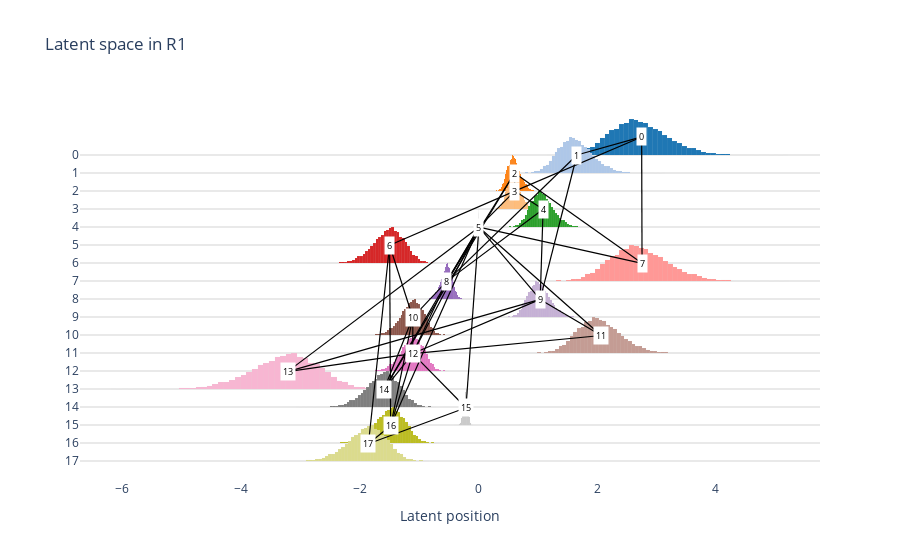

This figure's notebook cell:
### Code cell
import numpy as np
import matplotlib.pyplot as plt
import seaborn as sns
import pandas as pd
import plotly.express as px
import plotly.graph_objects as go
import matplotlib.ticker as ticker
from ridgeplot import ridgeplot
from matplotlib.colors import to_hex


def plot_latent_space(results, L = 3000):
    """
    Visualize latent space for Euclidean and Spherical models in R^1, R^2, R^3, S^1 or S^2.

    Parameters:
        results (dict): Output from estimation algorithm.
    """
    samples_Z = results['samples']['Z'][-L:]
    Model = results['Model']
    d = samples_Z.shape[2]
    n = samples_Z.shape[1]
    colors = sns.color_palette("tab20", n)

    # Case: Euclidean R^1
    if Model == "Euclidean" and d == 1:
        from matplotlib.colors import to_hex
        A = results['inputs']['Y']
        samples_list = [samples_Z[:, i, 0] for i in range(n)]
        node_labels = [f"{i}" for i in range(n)]
        color_list = [to_hex(c) for c in colors]
        color_list.reverse()
        fig = ridgeplot(
            samples=samples_list,
            labels=node_labels,
            line_width=0.05,
            line_color= "lightgray",
            nbins=50,
            spacing=0.5,
            colorscale= color_list,
            colormode= "row-index"
        )
        means = [np.mean(s) for s in samples_list]
        y_at_mean = [355*(i+1) for i in range(0, -n, -1)]
        for i, m in enumerate(means):
            fig.add_annotation(
                x=m,
                y=y_at_mean[i],
                xref="x",
                yref="y",
                text=str(i),
                showarrow=False,
                font=dict(size=9, color="black"),
                bgcolor="white",
                borderpad=2
            )

        for i in range(n):
            for j in range(i + 1, n):
                if A[i, j] == 1:
                    fig.add_shape(
                        type="line",
                        x0=means[i],
                        y0=y_at_mean[i],
                        x1=means[j],
                        y1=y_at_mean[j],
                        xref="x",
                        yref="y",
                        line=dict(color="black", width=1.2),
                        layer="above"
                    )

        fig.update_layout(
            title="Latent space in R1",
            xaxis_title="Latent position",
            yaxis_title="",
            showlegend=False,
            xaxis=dict(showgrid=False, zeroline=False),
            yaxis=dict(showgrid=True, zeroline=False, gridcolor='lightgrey'),
            plot_bgcolor='white',  
            paper_bgcolor='white' 
        )

        fig.show()

plot_latent_space(resultsR1, L = 10000)

### Figure 1 — Plotly figure (JSON) as saved in the notebook; plotly's stock layout.template omitted (floating-point values rounded to 4 significant figures)
{"data": [{"base": 0, "customdata": [[2], [1], [12], [9], [18], [37], [49], [73], [145], [164], [238], [344], [422], [483], [514], [601], [636], [708], [696], [658], [638], [543], [502], [477], [391], [340], [267], [235], [175], [137], [135], [96], [61], [48], [38], [19], [21], [28], [8], [8], [6], [7], [3], [0], [2], [2], [0], [1], [0], [2]], "hovertemplate": "(%{x:.7}, %{customdata[0]:.7})<br><extra>%{fullData.name}</extra>", "marker": {"color": "rgb(31, 119, 180)", "line": {"color": "lightgray", "width": 0.05}}, "name": "0", "type": "bar", "x": [1.19, 1.271, 1.352, 1.434, 1.515, 1.597, 1.678, 1.759, 1.841, 1.922, 2.004, 2.085, 2.166, 2.248, 2.329, 2.41, 2.492, 2.573, 2.655, 2.736, 2.817, 2.899, 2.98, 3.062, 3.143, 3.224, 3.306, 3.387, 3.468, 3.55, 3.631, 3.713, 3.794, 3.875, 3.957, 4.038, 4.12, 4.201, 4.282, 4.364, 4.445, 4.527, 4.608, 4.689, 4.771, 4.852, 4.933, 5.015, 5.096, 5.178], "y": [2, 1, 12, 9, 18, 37, 49, 73, 145, 164, 238, 344, 422, 483, 514, 601, 636, 708, 696, 658, 638, 543, 502, 477, 391, 340, 267, 235, 175, 137, 135, 96, 61, 48, 38, 19, 21, 28, 8, 8, 6, 7, 3, 0, 2, 2, 0, 1, 0, 2], "zorder": 0}, {"base": -354, "customdata": [[2], [1], [12], [9], [18], [37], [49], [73], [145], [164], [238], [344], [422], [483], [514], [601], [636], [708], [696], [658], [638], [543], [502], [477], [391], [340], [267], [235], [175], [137], [135], [96], [61], [48], [38], [19], [21], [28], [8], [8], [6], [7], [3], [0], [2], [2], [0], [1], [0], [2]], "hovertemplate": "(%{x:.7}, %{customdata[0]:.7})<br><extra>%{fullData.name}</extra>", "marker": {"color": "rgb(174.0, 199.0, 232.0)", "line": {"color": "lightgray", "width": 0.05}}, "name": "1", "type": "bar", "x": [0.7179, 0.767, 0.8162, 0.8653, 0.9144, 0.9635, 1.013, 1.062, 1.111, 1.16, 1.209, 1.258, 1.307, 1.356, 1.406, 1.455, 1.504, 1.553, 1.602, 1.651, 1.7, 1.749, 1.798, 1.848, 1.897, 1.946, 1.995, 2.044, 2.093, 2.142, 2.191, 2.24, 2.29, 2.339, 2.388, 2.437, 2.486, 2.535, 2.584, 2.633, 2.682, 2.732, 2.781, 2.83, 2.879, 2.928, 2.977, 3.026, 3.075, 3.124], "y": [2, 1, 12, 9, 18, 37, 49, 73, 145, 164, 238, 344, 422, 483, 514, 601, 636, 708, 696, 658, 638, 543, 502, 477, 391, 340, 267, 235, 175, 137, 135, 96, 61, 48, 38, 19, 21, 28, 8, 8, 6, 7, 3, 0, 2, 2, 0, 1, 0, 2], "zorder": 1}, {"base": -708, "customdata": [[2], [1], [12], [9], [18], [37], [49], [73], [145], [164], [238], [344], [422], [483], [514], [601], [636], [708], [696], [658], [638], [543], [502], [477], [391], [340], [267], [235], [175], [137], [135], [96], [61], [48], [38], [19], [21], [28], [8], [8], [6], [7], [3], [0], [2], [2], [0], [1], [0], [2]], "hovertemplate": "(%{x:.7}, %{customdata[0]:.7})<br><extra>%{fullData.name}</extra>", "marker": {"color": "rgb(255.0, 127.0, 14.0)", "line": {"color": "lightgray", "width": 0.05}}, "name": "2", "type": "bar", "x": [0.2636, 0.2817, 0.2997, 0.3177, 0.3358, 0.3538, 0.3718, 0.3899, 0.4079, 0.4259, 0.444, 0.462, 0.4801, 0.4981, 0.5161, 0.5342, 0.5522, 0.5702, 0.5883, 0.6063, 0.6243, 0.6424, 0.6604, 0.6784, 0.6965, 0.7145, 0.7325, 0.7506, 0.7686, 0.7866, 0.8047, 0.8227, 0.8407, 0.8588, 0.8768, 0.8948, 0.9129, 0.9309, 0.949, 0.967, 0.985, 1.003, 1.021, 1.039, 1.057, 1.075, 1.093, 1.111, 1.129, 1.147], "y": [2, 1, 12, 9, 18, 37, 49, 73, 145, 164, 238, 344, 422, 483, 514, 601, 636, 708, 696, 658, 638, 543, 502, 477, 391, 340, 267, 235, 175, 137, 135, 96, 61, 48, 38, 19, 21, 28, 8, 8, 6, 7, 3, 0, 2, 2, 0, 1, 0, 2], "zorder": 2}, {"base": -1062, "customdata": [[2], [1], [12], [9], [18], [37], [49], [73], [145], [164], [238], [344], [422], [483], [514], [601], [636], [708], [696], [658], [638], [543], [502], [477], [391], [340], [267], [235], [175], [137], [135], [96], [61], [48], [38], [19], [21], [28], [8], [8], [6], [7], [3], [0], [2], [2], [0], [1], [0], [2]], "hovertemplate": "(%{x:.7}, %{customdata[0]:.7})<br><extra>%{fullData.name}</extra>", "marker": {"color": "rgb(255.0, 187.0, 120.0)", "line": {"color": "lightgray", "width": 0.05}}, "name": "3", "type": "bar", "x": [0.2641, 0.2822, 0.3003, 0.3183, 0.3364, 0.3545, 0.3726, 0.3906, 0.4087, 0.4268, 0.4448, 0.4629, 0.481, 0.499, 0.5171, 0.5352, 0.5532, 0.5713, 0.5894, 0.6075, 0.6255, 0.6436, 0.6617, 0.6797, 0.6978, 0.7159, 0.7339, 0.752, 0.7701, 0.7881, 0.8062, 0.8243, 0.8423, 0.8604, 0.8785, 0.8966, 0.9146, 0.9327, 0.9508, 0.9688, 0.9869, 1.005, 1.023, 1.041, 1.059, 1.077, 1.095, 1.113, 1.131, 1.15], "y": [2, 1, 12, 9, 18, 37, 49, 73, 145, 164, 238, 344, 422, 483, 514, 601, 636, 708, 696, 658, 638, 543, 502, 477, 391, 340, 267, 235, 175, 137, 135, 96, 61, 48, 38, 19, 21, 28, 8, 8, 6, 7, 3, 0, 2, 2, 0, 1, 0, 2], "zorder": 3}, {"base": -1416, "customdata": [[2], [1], [12], [9], [18], [37], [49], [73], [145], [164], [238], [344], [422], [483], [514], [601], [636], [708], [696], [658], [638], [543], [502], [477], [391], [340], [267], [235], [175], [137], [135], [96], [61], [48], [38], [19], [21], [28], [8], [8], [6], [7], [3], [0], [2], [2], [0], [1], [0], [2]], "hovertemplate": "(%{x:.7}, %{customdata[0]:.7})<br><extra>%{fullData.name}</extra>", "marker": {"color": "rgb(44.0, 160.0, 44.0)", "line": {"color": "lightgray", "width": 0.05}}, "name": "4", "type": "bar", "x": [0.4715, 0.5037, 0.536, 0.5682, 0.6005, 0.6328, 0.665, 0.6973, 0.7295, 0.7618, 0.794, 0.8263, 0.8585, 0.8908, 0.923, 0.9553, 0.9875, 1.02, 1.052, 1.084, 1.117, 1.149, 1.181, 1.213, 1.246, 1.278, 1.31, 1.342, 1.375, 1.407, 1.439, 1.471, 1.504, 1.536, 1.568, 1.6, 1.633, 1.665, 1.697, 1.729, 1.762, 1.794, 1.826, 1.858, 1.891, 1.923, 1.955, 1.987, 2.02, 2.052], "y": [2, 1, 12, 9, 18, 37, 49, 73, 145, 164, 238, 344, 422, 483, 514, 601, 636, 708, 696, 658, 638, 543, 502, 477, 391, 340, 267, 235, 175, 137, 135, 96, 61, 48, 38, 19, 21, 28, 8, 8, 6, 7, 3, 0, 2, 2, 0, 1, 0, 2], "zorder": 4}, {"base": -1770, "customdata": [[2], [1], [12], [9], [18], [37], [49], [73], [145], [164], [238], [344], [422], [483], [514], [601], [636], [708], [696], [658], [638], [544], [501], [477], [391], [341], [266], [235], [175], [138], [134], [96], [62], [47], [38], [20], [20], [28], [8], [8], [6], [7], [3], [0], [2], [2], [0], [1], [0], [2]], "hovertemplate": "(%{x:.7}, %{customdata[0]:.7})<br><extra>%{fullData.name}</extra>", "marker": {"color": "rgb(152.0, 223.0, 138.0)", "line": {"color": "lightgray", "width": 0.05}}, "name": "5", "type": "bar", "x": [0.003565, 0.003809, 0.004053, 0.004297, 0.004541, 0.004785, 0.005028, 0.005272, 0.005516, 0.00576, 0.006004, 0.006248, 0.006492, 0.006736, 0.00698, 0.007223, 0.007467, 0.007711, 0.007955, 0.008199, 0.008443, 0.008687, 0.008931, 0.009175, 0.009418, 0.009662, 0.009906, 0.01015, 0.01039, 0.01064, 0.01088, 0.01113, 0.01137, 0.01161, 0.01186, 0.0121, 0.01235, 0.01259, 0.01283, 0.01308, 0.01332, 0.01356, 0.01381, 0.01405, 0.0143, 0.01454, 0.01478, 0.01503, 0.01527, 0.01552], "y": [2, 1, 12, 9, 18, 37, 49, 73, 145, 164, 238, 344, 422, 483, 514, 601, 636, 708, 696, 658, 638, 544, 501, 477, 391, 341, 266, 235, 175, 138, 134, 96, 62, 47, 38, 20, 20, 28, 8, 8, 6, 7, 3, 0, 2, 2, 0, 1, 0, 2], "zorder": 5}, {"base": -2124, "customdata": [[2], [0], [1], [0], [2], [2], [0], [3], [7], [6], [8], [8], [28], [21], [19], [38], [48], [61], [96], [135], [137], [175], [235], [267], [340], [391], [477], [502], [543], [638], [658], [696], [708], [636], [601], [514], [483], [422], [344], [238], [164], [145], [73], [49], [37], [18], [9], [12], [1], [2]], "hovertemplate": "(%{x:.7}, %{customdata[0]:.7})<br><extra>%{fullData.name}</extra>", "marker": {"color": "rgb(214.0, 39.0, 40.0)", "line": {"color": "lightgray", "width": 0.05}}, "name": "6", "type": "bar", "x": [-2.862, -2.818, -2.774, -2.729, -2.685, -2.641, -2.596, -2.552, -2.508, -2.464, -2.419, -2.375, -2.331, -2.286, -2.242, -2.198, -2.153, -2.109, -2.065, -2.021, -1.976, -1.932, -1.888, -1.843, -1.799, -1.755, -1.711, -1.666, -1.622, -1.578, -1.533, -1.489, -1.445, -1.4, -1.356, -1.312, -1.268, -1.223, -1.179, -1.135, -1.09, -1.046, -1.002, -0.9576, -0.9133, -0.869, -0.8247, -0.7804, -0.7361, -0.6918], "y": [2, 0, 1, 0, 2, 2, 0, 3, 7, 6, 8, 8, 28, 21, 19, 38, 48, 61, 96, 135, 137, 175, 235, 267, 340, 391, 477, 502, 543, 638, 658, 696, 708, 636, 601, 514, 483, 422, 344, 238, 164, 145, 73, 49, 37, 18, 9, 12, 1, 2], "zorder": 6}, {"base": -2478, "customdata": [[2], [1], [12], [9], [18], [37], [49], [73], [145], [164], [238], [344], [422], [483], [514], [601], [636], [708], [696], [658], [638], [543], [502], [477], [391], [340], [267], [235], [175], [137], [135], [96], [61], [48], [38], [19], [21], [28], [8], [8], [6], [7], [3], [0], [2], [2], [0], [1], [0], [2]], "hovertemplate": "(%{x:.7}, %{customdata[0]:.7})<br><extra>%{fullData.name}</extra>", "marker": {"color": "rgb(255.0, 152.0, 150.0)", "line": {"color": "lightgray", "width": 0.05}}, "name": "7", "type": "bar", "x": [1.193, 1.274, 1.356, 1.437, 1.519, 1.601, 1.682, 1.764, 1.845, 1.927, 2.009, 2.09, 2.172, 2.253, 2.335, 2.417, 2.498, 2.58, 2.661, 2.743, 2.824, 2.906, 2.988, 3.069, 3.151, 3.232, 3.314, 3.396, 3.477, 3.559, 3.64, 3.722, 3.804, 3.885, 3.967, 4.048, 4.13, 4.211, 4.293, 4.375, 4.456, 4.538, 4.619, 4.701, 4.783, 4.864, 4.946, 5.027, 5.109, 5.191], "y": [2, 1, 12, 9, 18, 37, 49, 73, 145, 164, 238, 344, 422, 483, 514, 601, 636, 708, 696, 658, 638, 543, 502, 477, 391, 340, 267, 235, 175, 137, 135, 96, 61, 48, 38, 19, 21, 28, 8, 8, 6, 7, 3, 0, 2, 2, 0, 1, 0, 2], "zorder": 7}, {"base": -2832, "customdata": [[2], [0], [1], [0], [2], [2], [0], [3], [7], [6], [8], [8], [28], [21], [19], [38], [48], [61], [96], [135], [137], [175], [235], [267], [340], [391], [477], [502], [543], [638], [658], [696], [708], [636], [601], [514], [483], [422], [344], [238], [164], [145], [73], [49], [37], [18], [9], [12], [1], [2]], "hovertemplate": "(%{x:.7}, %{customdata[0]:.7})<br><extra>%{fullData.name}</extra>", "marker": {"color": "rgb(148.0, 103.0, 189.0)", "line": {"color": "lightgray", "width": 0.05}}, "name": "8", "type": "bar", "x": [-1.021, -1.006, -0.9897, -0.9739, -0.9581, -0.9423, -0.9265, -0.9107, -0.8949, -0.8791, -0.8633, -0.8475, -0.8317, -0.8159, -0.8, -0.7842, -0.7684, -0.7526, -0.7368, -0.721, -0.7052, -0.6894, -0.6736, -0.6578, -0.642, -0.6262, -0.6104, -0.5946, -0.5788, -0.563, -0.5472, -0.5314, -0.5155, -0.4997, -0.4839, -0.4681, -0.4523, -0.4365, -0.4207, -0.4049, -0.3891, -0.3733, -0.3575, -0.3417, -0.3259, -0.3101, -0.2943, -0.2785, -0.2627, -0.2469], "y": [2, 0, 1, 0, 2, 2, 0, 3, 7, 6, 8, 8, 28, 21, 19, 38, 48, 61, 96, 135, 137, 175, 235, 267, 340, 391, 477, 502, 543, 638, 658, 696, 708, 636, 601, 514, 483, 422, 344, 238, 164, 145, 73, 49, 37, 18, 9, 12, 1, 2], "zorder": 8}, {"base": -3186, "customdata": [[2], [1], [12], [9], [18], [37], [49], [73], [145], [164], [238], [344], [422], [483], [514], [601], [636], [708], [696], [658], [638], [543], [502], [477], [391], [340], [267], [235], [175], [137], [135], [96], [61], [48], [38], [19], [21], [28], [8], [8], [6], [7], [3], [0], [2], [2], [0], [1], [0], [2]], "hovertemplate": "(%{x:.7}, %{customdata[0]:.7})<br><extra>%{fullData.name}</extra>", "marker": {"color": "rgb(197.0, 176.0, 213.0)", "line": {"color": "lightgray", "width": 0.05}}, "name": "9", "type": "bar", "x": [0.45, 0.4808, 0.5116, 0.5424, 0.5732, 0.6039, 0.6347, 0.6655, 0.6963, 0.7271, 0.7579, 0.7886, 0.8194, 0.8502, 0.881, 0.9118, 0.9426, 0.9734, 1.004, 1.035, 1.066, 1.096, 1.127, 1.158, 1.189, 1.22, 1.25, 1.281, 1.312, 1.343, 1.374, 1.404, 1.435, 1.466, 1.497, 1.527, 1.558, 1.589, 1.62, 1.651, 1.681, 1.712, 1.743, 1.774, 1.805, 1.835, 1.866, 1.897, 1.928, 1.958], "y": [2, 1, 12, 9, 18, 37, 49, 73, 145, 164, 238, 344, 422, 483, 514, 601, 636, 708, 696, 658, 638, 543, 502, 477, 391, 340, 267, 235, 175, 137, 135, 96, 61, 48, 38, 19, 21, 28, 8, 8, 6, 7, 3, 0, 2, 2, 0, 1, 0, 2], "zorder": 9}, {"base": -3540, "customdata": [[2], [0], [1], [0], [2], [2], [0], [3], [7], [6], [8], [8], [28], [21], [19], [38], [48], [61], [96], [135], [137], [175], [235], [267], [340], [391], [477], [502], [543], [638], [658], [696], [708], [636], [601], [514], [483], [422], [344], [238], [164], [145], [73], [49], [37], [18], [9], [12], [1], [2]], "hovertemplate": "(%{x:.7}, %{customdata[0]:.7})<br><extra>%{fullData.name}</extra>", "marker": {"color": "rgb(140.0, 86.0, 75.0)", "line": {"color": "lightgray", "width": 0.05}}, "name": "10", "type": "bar", "x": [-2.115, -2.083, -2.05, -2.017, -1.984, -1.952, -1.919, -1.886, -1.853, -1.821, -1.788, -1.755, -1.722, -1.69, -1.657, -1.624, -1.592, -1.559, -1.526, -1.493, -1.461, -1.428, -1.395, -1.362, -1.33, -1.297, -1.264, -1.231, -1.199, -1.166, -1.133, -1.1, -1.068, -1.035, -1.002, -0.9695, -0.9368, -0.9041, -0.8713, -0.8386, -0.8059, -0.7731, -0.7404, -0.7077, -0.6749, -0.6422, -0.6095, -0.5767, -0.544, -0.5113], "y": [2, 0, 1, 0, 2, 2, 0, 3, 7, 6, 8, 8, 28, 21, 19, 38, 48, 61, 96, 135, 137, 175, 235, 267, 340, 391, 477, 502, 543, 638, 658, 696, 708, 636, 601, 514, 483, 422, 344, 238, 164, 145, 73, 49, 37, 18, 9, 12, 1, 2], "zorder": 10}, {"base": -3894, "customdata": [[2], [1], [12], [9], [18], [37], [49], [73], [145], [164], [238], [344], [422], [483], [514], [601], [636], [708], [696], [658], [638], [543], [502], [477], [391], [340], [267], [235], [175], [137], [135], [96], [61], [48], [38], [19], [21], [28], [8], [8], [6], [7], [3], [0], [2], [2], [0], [1], [0], [2]], "hovertemplate": "(%{x:.7}, %{customdata[0]:.7})<br><extra>%{fullData.name}</extra>", "marker": {"color": "rgb(196.0, 156.0, 148.0)", "line": {"color": "lightgray", "width": 0.05}}, "name": "11", "type": "bar", "x": [0.8955, 0.9567, 1.018, 1.079, 1.141, 1.202, 1.263, 1.324, 1.386, 1.447, 1.508, 1.569, 1.631, 1.692, 1.753, 1.814, 1.876, 1.937, 1.998, 2.059, 2.121, 2.182, 2.243, 2.304, 2.366, 2.427, 2.488, 2.549, 2.611, 2.672, 2.733, 2.794, 2.856, 2.917, 2.978, 3.039, 3.101, 3.162, 3.223, 3.285, 3.346, 3.407, 3.468, 3.53, 3.591, 3.652, 3.713, 3.775, 3.836, 3.897], "y": [2, 1, 12, 9, 18, 37, 49, 73, 145, 164, 238, 344, 422, 483, 514, 601, 636, 708, 696, 658, 638, 543, 502, 477, 391, 340, 267, 235, 175, 137, 135, 96, 61, 48, 38, 19, 21, 28, 8, 8, 6, 7, 3, 0, 2, 2, 0, 1, 0, 2], "zorder": 11}, {"base": -4248, "customdata": [[2], [0], [1], [0], [2], [2], [0], [3], [7], [6], [8], [8], [28], [21], [19], [38], [48], [61], [96], [135], [137], [175], [235], [267], [340], [391], [477], [502], [543], [638], [658], [696], [708], [636], [601], [514], [483], [422], [344], [238], [164], [145], [73], [49], [37], [18], [9], [12], [1], [2]], "hovertemplate": "(%{x:.7}, %{customdata[0]:.7})<br><extra>%{fullData.name}</extra>", "marker": {"color": "rgb(227.0, 119.0, 194.0)", "line": {"color": "lightgray", "width": 0.05}}, "name": "12", "type": "bar", "x": [-2.116, -2.083, -2.05, -2.018, -1.985, -1.952, -1.919, -1.887, -1.854, -1.821, -1.788, -1.756, -1.723, -1.69, -1.657, -1.625, -1.592, -1.559, -1.526, -1.494, -1.461, -1.428, -1.395, -1.363, -1.33, -1.297, -1.265, -1.232, -1.199, -1.166, -1.134, -1.101, -1.068, -1.035, -1.003, -0.9698, -0.9371, -0.9043, -0.8716, -0.8388, -0.8061, -0.7734, -0.7406, -0.7079, -0.6751, -0.6424, -0.6096, -0.5769, -0.5441, -0.5114], "y": [2, 0, 1, 0, 2, 2, 0, 3, 7, 6, 8, 8, 28, 21, 19, 38, 48, 61, 96, 135, 137, 175, 235, 267, 340, 391, 477, 502, 543, 638, 658, 696, 708, 636, 601, 514, 483, 422, 344, 238, 164, 145, 73, 49, 37, 18, 9, 12, 1, 2], "zorder": 12}, {"base": -4602, "customdata": [[2], [0], [1], [0], [2], [2], [0], [3], [7], [6], [8], [8], [28], [21], [19], [38], [48], [61], [96], [135], [137], [175], [235], [267], [340], [391], [477], [502], [543], [638], [658], [696], [708], [636], [601], [514], [483], [422], [344], [238], [164], [145], [73], [49], [37], [18], [9], [12], [1], [2]], "hovertemplate": "(%{x:.7}, %{customdata[0]:.7})<br><extra>%{fullData.name}</extra>", "marker": {"color": "rgb(247.0, 182.0, 210.0)", "line": {"color": "lightgray", "width": 0.05}}, "name": "13", "type": "bar", "x": [-6.149, -6.054, -5.959, -5.864, -5.769, -5.673, -5.578, -5.483, -5.388, -5.293, -5.198, -5.102, -5.007, -4.912, -4.817, -4.722, -4.627, -4.531, -4.436, -4.341, -4.246, -4.151, -4.056, -3.96, -3.865, -3.77, -3.675, -3.58, -3.485, -3.39, -3.294, -3.199, -3.104, -3.009, -2.914, -2.819, -2.723, -2.628, -2.533, -2.438, -2.343, -2.248, -2.152, -2.057, -1.962, -1.867, -1.772, -1.677, -1.581, -1.486], "y": [2, 0, 1, 0, 2, 2, 0, 3, 7, 6, 8, 8, 28, 21, 19, 38, 48, 61, 96, 135, 137, 175, 235, 267, 340, 391, 477, 502, 543, 638, 658, 696, 708, 636, 601, 514, 483, 422, 344, 238, 164, 145, 73, 49, 37, 18, 9, 12, 1, 2], "zorder": 13}, {"base": -4956, "customdata": [[2], [0], [1], [0], [2], [2], [0], [3], [7], [6], [8], [8], [28], [21], [19], [38], [48], [61], [96], [135], [137], [175], [235], [267], [340], [391], [477], [502], [543], [638], [658], [696], [708], [636], [601], [514], [483], [422], [344], [238], [164], [145], [73], [49], [37], [18], [9], [12], [1], [2]], "hovertemplate": "(%{x:.7}, %{customdata[0]:.7})<br><extra>%{fullData.name}</extra>", "marker": {"color": "rgb(127.0, 127.0, 127.0)", "line": {"color": "lightgray", "width": 0.05}}, "name": "14", "type": "bar", "x": [-3.047, -3.0, -2.952, -2.905, -2.858, -2.811, -2.764, -2.717, -2.669, -2.622, -2.575, -2.528, -2.481, -2.434, -2.387, -2.339, -2.292, -2.245, -2.198, -2.151, -2.104, -2.057, -2.009, -1.962, -1.915, -1.868, -1.821, -1.774, -1.727, -1.679, -1.632, -1.585, -1.538, -1.491, -1.444, -1.396, -1.349, -1.302, -1.255, -1.208, -1.161, -1.114, -1.066, -1.019, -0.9721, -0.925, -0.8778, -0.8307, -0.7835, -0.7364], "y": [2, 0, 1, 0, 2, 2, 0, 3, 7, 6, 8, 8, 28, 21, 19, 38, 48, 61, 96, 135, 137, 175, 235, 267, 340, 391, 477, 502, 543, 638, 658, 696, 708, 636, 601, 514, 483, 422, 344, 238, 164, 145, 73, 49, 37, 18, 9, 12, 1, 2], "zorder": 14}, {"base": -5310, "customdata": [[2], [0], [1], [0], [2], [2], [0], [3], [7], [6], [8], [8], [28], [21], [19], [38], [48], [61], [96], [135], [137], [175], [235], [267], [340], [391], [477], [502], [543], [638], [658], [696], [708], [636], [601], [514], [483], [422], [344], [238], [164], [145], [73], [49], [37], [18], [9], [12], [1], [2]], "hovertemplate": "(%{x:.7}, %{customdata[0]:.7})<br><extra>%{fullData.name}</extra>", "marker": {"color": "rgb(199.0, 199.0, 199.0)", "line": {"color": "lightgray", "width": 0.05}}, "name": "15", "type": "bar", "x": [-0.402, -0.3958, -0.3896, -0.3833, -0.3771, -0.3709, -0.3647, -0.3585, -0.3522, -0.346, -0.3398, -0.3336, -0.3273, -0.3211, -0.3149, -0.3087, -0.3025, -0.2962, -0.29, -0.2838, -0.2776, -0.2714, -0.2651, -0.2589, -0.2527, -0.2465, -0.2403, -0.234, -0.2278, -0.2216, -0.2154, -0.2091, -0.2029, -0.1967, -0.1905, -0.1843, -0.178, -0.1718, -0.1656, -0.1594, -0.1532, -0.1469, -0.1407, -0.1345, -0.1283, -0.122, -0.1158, -0.1096, -0.1034, -0.09716], "y": [2, 0, 1, 0, 2, 2, 0, 3, 7, 6, 8, 8, 28, 21, 19, 38, 48, 61, 96, 135, 137, 175, 235, 267, 340, 391, 477, 502, 543, 638, 658, 696, 708, 636, 601, 514, 483, 422, 344, 238, 164, 145, 73, 49, 37, 18, 9, 12, 1, 2], "zorder": 15}, {"base": -5664, "customdata": [[2], [0], [1], [0], [2], [2], [0], [3], [7], [6], [8], [8], [28], [21], [19], [38], [48], [61], [96], [135], [137], [175], [235], [267], [340], [391], [477], [502], [543], [638], [658], [696], [708], [636], [601], [514], [483], [422], [344], [238], [164], [145], [73], [49], [37], [18], [9], [12], [1], [2]], "hovertemplate": "(%{x:.7}, %{customdata[0]:.7})<br><extra>%{fullData.name}</extra>", "marker": {"color": "rgb(188.0, 189.0, 34.0)", "line": {"color": "lightgray", "width": 0.05}}, "name": "16", "type": "bar", "x": [-2.829, -2.785, -2.741, -2.697, -2.654, -2.61, -2.566, -2.522, -2.478, -2.435, -2.391, -2.347, -2.303, -2.26, -2.216, -2.172, -2.128, -2.084, -2.041, -1.997, -1.953, -1.909, -1.866, -1.822, -1.778, -1.734, -1.69, -1.647, -1.603, -1.559, -1.515, -1.472, -1.428, -1.384, -1.34, -1.297, -1.253, -1.209, -1.165, -1.121, -1.078, -1.034, -0.9901, -0.9463, -0.9026, -0.8588, -0.815, -0.7712, -0.7275, -0.6837], "y": [2, 0, 1, 0, 2, 2, 0, 3, 7, 6, 8, 8, 28, 21, 19, 38, 48, 61, 96, 135, 137, 175, 235, 267, 340, 391, 477, 502, 543, 638, 658, 696, 708, 636, 601, 514, 483, 422, 344, 238, 164, 145, 73, 49, 37, 18, 9, 12, 1, 2], "zorder": 16}, {"base": -6018, "customdata": [[2], [0], [1], [0], [2], [2], [0], [3], [7], [6], [8], [8], [28], [21], [19], [38], [48], [61], [96], [135], [137], [175], [235], [267], [340], [391], [477], [502], [543], [638], [658], [696], [708], [636], [601], [514], [483], [422], [344], [238], [164], [145], [73], [49], [37], [18], [9], [12], [1], [2]], "hovertemplate": "(%{x:.7}, %{customdata[0]:.7})<br><extra>%{fullData.name}</extra>", "marker": {"color": "rgb(219, 219, 141)", "line": {"color": "lightgray", "width": 0.05}}, "name": "17", "type": "bar", "x": [-3.544, -3.489, -3.434, -3.379, -3.325, -3.27, -3.215, -3.16, -3.105, -3.05, -2.996, -2.941, -2.886, -2.831, -2.776, -2.721, -2.666, -2.612, -2.557, -2.502, -2.447, -2.392, -2.337, -2.283, -2.228, -2.173, -2.118, -2.063, -2.008, -1.953, -1.899, -1.844, -1.789, -1.734, -1.679, -1.624, -1.57, -1.515, -1.46, -1.405, -1.35, -1.295, -1.24, -1.186, -1.131, -1.076, -1.021, -0.9663, -0.9114, -0.8566], "y": [2, 0, 1, 0, 2, 2, 0, 3, 7, 6, 8, 8, 28, 21, 19, 38, 48, 61, 96, 135, 137, 175, 235, 267, 340, 391, 477, 502, 543, 638, 658, 696, 708, 636, 601, 514, 483, 422, 344, 238, 164, 145, 73, 49, 37, 18, 9, 12, 1, 2], "zorder": 17}], "layout": {"annotations": [{"bgcolor": "white", "borderpad": 2, "font": {"color": "black", "size": 9}, "showarrow": false, "text": "0", "x": 2.751, "xref": "x", "y": 355, "yref": "y"}, {"bgcolor": "white", "borderpad": 2, "font": {"color": "black", "size": 9}, "showarrow": false, "text": "1", "x": 1.66, "xref": "x", "y": 0, "yref": "y"}, {"bgcolor": "white", "borderpad": 2, "font": {"color": "black", "size": 9}, "showarrow": false, "text": "2", "x": 0.6096, "xref": "x", "y": -355, "yref": "y"}, {"bgcolor": "white", "borderpad": 2, "font": {"color": "black", "size": 9}, "showarrow": false, "text": "3", "x": 0.6108, "xref": "x", "y": -710, "yref": "y"}, {"bgcolor": "white", "borderpad": 2, "font": {"color": "black", "size": 9}, "showarrow": false, "text": "4", "x": 1.09, "xref": "x", "y": -1065, "yref": "y"}, {"bgcolor": "white", "borderpad": 2, "font": {"color": "black", "size": 9}, "showarrow": false, "text": "5", "x": 0.008244, "xref": "x", "y": -1420, "yref": "y"}, {"bgcolor": "white", "borderpad": 2, "font": {"color": "black", "size": 9}, "showarrow": false, "text": "6", "x": -1.497, "xref": "x", "y": -1775, "yref": "y"}, {"bgcolor": "white", "borderpad": 2, "font": {"color": "black", "size": 9}, "showarrow": false, "text": "7", "x": 2.758, "xref": "x", "y": -2130, "yref": "y"}, {"bgcolor": "white", "borderpad": 2, "font": {"color": "black", "size": 9}, "showarrow": false, "text": "8", "x": -0.5343, "xref": "x", "y": -2485, "yref": "y"}, {"bgcolor": "white", "borderpad": 2, "font": {"color": "black", "size": 9}, "showarrow": false, "text": "9", "x": 1.041, "xref": "x", "y": -2840, "yref": "y"}, {"bgcolor": "white", "borderpad": 2, "font": {"color": "black", "size": 9}, "showarrow": false, "text": "10", "x": -1.107, "xref": "x", "y": -3195, "yref": "y"}, {"bgcolor": "white", "borderpad": 2, "font": {"color": "black", "size": 9}, "showarrow": false, "text": "11", "x": 2.071, "xref": "x", "y": -3550, "yref": "y"}, {"bgcolor": "white", "borderpad": 2, "font": {"color": "black", "size": 9}, "showarrow": false, "text": "12", "x": -1.107, "xref": "x", "y": -3905, "yref": "y"}, {"bgcolor": "white", "borderpad": 2, "font": {"color": "black", "size": 9}, "showarrow": false, "text": "13", "x": -3.217, "xref": "x", "y": -4260, "yref": "y"}, {"bgcolor": "white", "borderpad": 2, "font": {"color": "black", "size": 9}, "showarrow": false, "text": "14", "x": -1.594, "xref": "x", "y": -4615, "yref": "y"}, {"bgcolor": "white", "borderpad": 2, "font": {"color": "black", "size": 9}, "showarrow": false, "text": "15", "x": -0.2103, "xref": "x", "y": -4970, "yref": "y"}, {"bgcolor": "white", "borderpad": 2, "font": {"color": "black", "size": 9}, "showarrow": false, "text": "16", "x": -1.48, "xref": "x", "y": -5325, "yref": "y"}, {"bgcolor": "white", "borderpad": 2, "font": {"color": "black", "size": 9}, "showarrow": false, "text": "17", "x": -1.854, "xref": "x", "y": -5680, "yref": "y"}], "bargap": 0, "bargroupgap": 0, "barmode": "stack", "legend": {"traceorder": "normal"}, "paper_bgcolor": "white", "plot_bgcolor": "white", "shapes": [{"layer": "above", "line": {"color": "black", "width": 1.2}, "type": "line", "x0": 2.751, "x1": 1.66, "xref": "x", "y0": 355, "y1": 0, "yref": "y"}, {"layer": "above", "line": {"color": "black", "width": 1.2}, "type": "line", "x0": 2.751, "x1": 0.6108, "xref": "x", "y0": 355, "y1": -710, "yref": "y"}, {"layer": "above", "line": {"color": "black", "width": 1.2}, "type": "line", "x0": 2.751, "x1": 2.758, "xref": "x", "y0": 355, "y1": -2130, "yref": "y"}, {"layer": "above", "line": {"color": "black", "width": 1.2}, "type": "line", "x0": 1.66, "x1": -0.5343, "xref": "x", "y0": 0, "y1": -2485, "yref": "y"}, {"layer": "above", "line": {"color": "black", "width": 1.2}, "type": "line", "x0": 1.66, "x1": 1.041, "xref": "x", "y0": 0, "y1": -2840, "yref": "y"}, {"layer": "above", "line": {"color": "black", "width": 1.2}, "type": "line", "x0": 0.6096, "x1": 0.6108, "xref": "x", "y0": -355, "y1": -710, "yref": "y"}, {"layer": "above", "line": {"color": "black", "width": 1.2}, "type": "line", "x0": 0.6096, "x1": 2.758, "xref": "x", "y0": -355, "y1": -2130, "yref": "y"}, {"layer": "above", "line": {"color": "black", "width": 1.2}, "type": "line", "x0": 0.6096, "x1": -0.5343, "xref": "x", "y0": -355, "y1": -2485, "yref": "y"}, {"layer": "above", "line": {"color": "black", "width": 1.2}, "type": "line", "x0": 0.6096, "x1": -1.594, "xref": "x", "y0": -355, "y1": -4615, "yref": "y"}, {"layer": "above", "line": {"color": "black", "width": 1.2}, "type": "line", "x0": 0.6108, "x1": 1.09, "xref": "x", "y0": -710, "y1": -1065, "yref": "y"}, {"layer": "above", "line": {"color": "black", "width": 1.2}, "type": "line", "x0": 0.6108, "x1": 0.008244, "xref": "x", "y0": -710, "y1": -1420, "yref": "y"}, {"layer": "above", "line": {"color": "black", "width": 1.2}, "type": "line", "x0": 0.6108, "x1": -1.497, "xref": "x", "y0": -710, "y1": -1775, "yref": "y"}, {"layer": "above", "line": {"color": "black", "width": 1.2}, "type": "line", "x0": 1.09, "x1": -0.5343, "xref": "x", "y0": -1065, "y1": -2485, "yref": "y"}, {"layer": "above", "line": {"color": "black", "width": 1.2}, "type": "line", "x0": 1.09, "x1": 1.041, "xref": "x", "y0": -1065, "y1": -2840, "yref": "y"}, {"layer": "above", "line": {"color": "black", "width": 1.2}, "type": "line", "x0": 0.008244, "x1": 2.758, "xref": "x", "y0": -1420, "y1": -2130, "yref": "y"}, {"layer": "above", "line": {"color": "black", "width": 1.2}, "type": "line", "x0": 0.008244, "x1": -0.5343, "xref": "x", "y0": -1420, "y1": -2485, "yref": "y"}, {"layer": "above", "line": {"color": "black", "width": 1.2}, "type": "line", "x0": 0.008244, "x1": 1.041, "xref": "x", "y0": -1420, "y1": -2840, "yref": "y"}, {"layer": "above", "line": {"color": "black", "width": 1.2}, "type": "line", "x0": 0.008244, "x1": 2.071, "xref": "x", "y0": -1420, "y1": -3550, "yref": "y"}, {"layer": "above", "line": {"color": "black", "width": 1.2}, "type": "line", "x0": 0.008244, "x1": -1.107, "xref": "x", "y0": -1420, "y1": -3905, "yref": "y"}, {"layer": "above", "line": {"color": "black", "width": 1.2}, "type": "line", "x0": 0.008244, "x1": -3.217, "xref": "x", "y0": -1420, "y1": -4260, "yref": "y"}, {"layer": "above", "line": {"color": "black", "width": 1.2}, "type": "line", "x0": 0.008244, "x1": -1.594, "xref": "x", "y0": -1420, "y1": -4615, "yref": "y"}, {"layer": "above", "line": {"color": "black", "width": 1.2}, "type": "line", "x0": 0.008244, "x1": -0.2103, "xref": "x", "y0": -1420, "y1": -4970, "yref": "y"}, {"layer": "above", "line": {"color": "black", "width": 1.2}, "type": "line", "x0": 0.008244, "x1": -1.48, "xref": "x", "y0": -1420, "y1": -5325, "yref": "y"}, {"layer": "above", "line": {"color": "black", "width": 1.2}, "type": "line", "x0": -1.497, "x1": -1.107, "xref": "x", "y0": -1775, "y1": -3195, "yref": "y"}, {"layer": "above", "line": {"color": "black", "width": 1.2}, "type": "line", "x0": -1.497, "x1": -1.48, "xref": "x", "y0": -1775, "y1": -5325, "yref": "y"}, {"layer": "above", "line": {"color": "black", "width": 1.2}, "type": "line", "x0": -1.497, "x1": -1.854, "xref": "x", "y0": -1775, "y1": -5680, "yref": "y"}, {"layer": "above", "line": {"color": "black", "width": 1.2}, "type": "line", "x0": -0.5343, "x1": -1.107, "xref": "x", "y0": -2485, "y1": -3195, "yref": "y"}, {"layer": "above", "line": {"color": "black", "width": 1.2}, "type": "line", "x0": -0.5343, "x1": -1.107, "xref": "x", "y0": -2485, "y1": -3905, "yref": "y"}, {"layer": "above", "line": {"color": "black", "width": 1.2}, "type": "line", "x0": 1.041, "x1": 2.071, "xref": "x", "y0": -2840, "y1": -3550, "yref": "y"}, {"layer": "above", "line": {"color": "black", "width": 1.2}, "type": "line", "x0": 1.041, "x1": -1.107, "xref": "x", "y0": -2840, "y1": -3905, "yref": "y"}, {"layer": "above", "line": {"color": "black", "width": 1.2}, "type": "line", "x0": 1.041, "x1": -3.217, "xref": "x", "y0": -2840, "y1": -4260, "yref": "y"}, {"layer": "above", "line": {"color": "black", "width": 1.2}, "type": "line", "x0": -1.107, "x1": -1.107, "xref": "x", "y0": -3195, "y1": -3905, "yref": "y"}, {"layer": "above", "line": {"color": "black", "width": 1.2}, "type": "line", "x0": -1.107, "x1": -1.594, "xref": "x", "y0": -3195, "y1": -4615, "yref": "y"}, {"layer": "above", "line": {"color": "black", "width": 1.2}, "type": "line", "x0": -1.107, "x1": -1.48, "xref": "x", "y0": -3195, "y1": -5325, "yref": "y"}, {"layer": "above", "line": {"color": "black", "width": 1.2}, "type": "line", "x0": 2.071, "x1": -1.107, "xref": "x", "y0": -3550, "y1": -3905, "yref": "y"}, {"layer": "above", "line": {"color": "black", "width": 1.2}, "type": "line", "x0": -1.107, "x1": -3.217, "xref": "x", "y0": -3905, "y1": -4260, "yref": "y"}, {"layer": "above", "line": {"color": "black", "width": 1.2}, "type": "line", "x0": -1.107, "x1": -1.594, "xref": "x", "y0": -3905, "y1": -4615, "yref": "y"}, {"layer": "above", "line": {"color": "black", "width": 1.2}, "type": "line", "x0": -1.107, "x1": -0.2103, "xref": "x", "y0": -3905, "y1": -4970, "yref": "y"}, {"layer": "above", "line": {"color": "black", "width": 1.2}, "type": "line", "x0": -1.107, "x1": -1.48, "xref": "x", "y0": -3905, "y1": -5325, "yref": "y"}, {"layer": "above", "line": {"color": "black", "width": 1.2}, "type": "line", "x0": -0.2103, "x1": -1.854, "xref": "x", "y0": -4970, "y1": -5680, "yref": "y"}, {"layer": "above", "line": {"color": "black", "width": 1.2}, "type": "line", "x0": -1.48, "x1": -1.854, "xref": "x", "y0": -5325, "y1": -5680, "yref": "y"}], "showlegend": false, "title": {"text": "Latent space in R1"}, "xaxis": {"range": [-6.716, 5.758], "showgrid": false, "showticklabels": true, "title": {"text": "Latent position"}, "zeroline": false}, "yaxis": {"gridcolor": "lightgrey", "showgrid": true, "showticklabels": true, "ticktext": [["0"], ["1"], ["2"], ["3"], ["4"], ["5"], ["6"], ["7"], ["8"], ["9"], ["10"], ["11"], ["12"], ["13"], ["14"], ["15"], ["16"], ["17"]], "tickvals": [0, -354, -708, -1062, -1416, -1770, -2124, -2478, -2832, -3186, -3540, -3894, -4248, -4602, -4956, -5310, -5664, -6018], "title": {"text": ""}, "zeroline": false}}}
